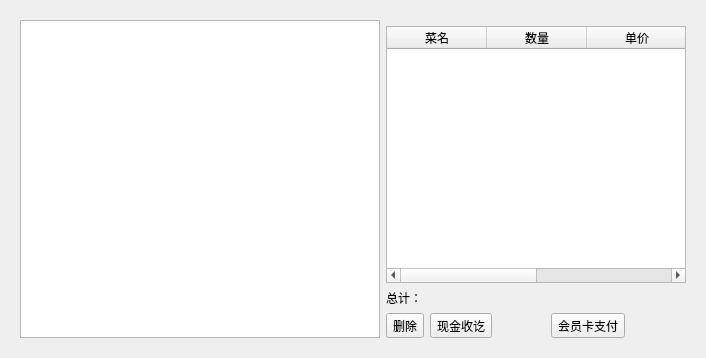
<?xml version="1.0" encoding="UTF-8"?>
<ui version="4.0">
 <class>OrderWidget</class>
 <widget class="QWidget" name="OrderWidget">
  <property name="geometry">
   <rect>
    <x>0</x>
    <y>0</y>
    <width>706</width>
    <height>358</height>
   </rect>
  </property>
  <property name="windowTitle">
   <string>Form</string>
  </property>
  <layout class="QGridLayout" name="gridLayout">
   <item row="0" column="0">
    <widget class="QStackedWidget" name="stackedWidget">
     <property name="currentIndex">
      <number>0</number>
     </property>
     <widget class="QWidget" name="page_2">
      <layout class="QGridLayout" name="gridLayout_2">
       <item row="2" column="1" colspan="2">
        <widget class="QLabel" name="label">
         <property name="text">
          <string>总计：</string>
         </property>
        </widget>
       </item>
       <item row="3" column="1">
        <widget class="QToolButton" name="toolButton_2">
         <property name="text">
          <string>删除</string>
         </property>
        </widget>
       </item>
       <item row="0" column="0" rowspan="4">
        <widget class="QStackedWidget" name="stackedWidget_2">
         <property name="currentIndex">
          <number>0</number>
         </property>
         <widget class="QWidget" name="page_3">
          <layout class="QHBoxLayout" name="horizontalLayout_3">
           <property name="spacing">
            <number>0</number>
           </property>
           <property name="margin">
            <number>0</number>
           </property>
           <item>
            <widget class="QListView" name="disheTypeList">
             <property name="viewMode">
              <enum>QListView::IconMode</enum>
             </property>
            </widget>
           </item>
          </layout>
         </widget>
         <widget class="QWidget" name="page_4">
          <layout class="QVBoxLayout" name="verticalLayout">
           <item>
            <widget class="QToolButton" name="toolButton_5">
             <property name="text">
              <string>返回</string>
             </property>
            </widget>
           </item>
           <item>
            <widget class="QListView" name="dishesList">
             <property name="viewMode">
              <enum>QListView::IconMode</enum>
             </property>
            </widget>
           </item>
          </layout>
         </widget>
        </widget>
       </item>
       <item row="3" column="2" colspan="2">
        <widget class="QToolButton" name="toolButton_3">
         <property name="text">
          <string>现金收讫</string>
         </property>
        </widget>
       </item>
       <item row="1" column="1" colspan="5">
        <widget class="QTableWidget" name="tableWidget_2">
         <property name="minimumSize">
          <size>
           <width>300</width>
           <height>0</height>
          </size>
         </property>
         <column>
          <property name="text">
           <string>菜名</string>
          </property>
         </column>
         <column>
          <property name="text">
           <string>数量</string>
          </property>
         </column>
         <column>
          <property name="text">
           <string>单价</string>
          </property>
         </column>
         <column>
          <property name="text">
           <string>id</string>
          </property>
         </column>
        </widget>
       </item>
       <item row="3" column="4">
        <widget class="QToolButton" name="toolButton">
         <property name="text">
          <string>会员卡支付</string>
         </property>
        </widget>
       </item>
      </layout>
     </widget>
    </widget>
   </item>
  </layout>
 </widget>
 <resources/>
 <connections/>
</ui>
